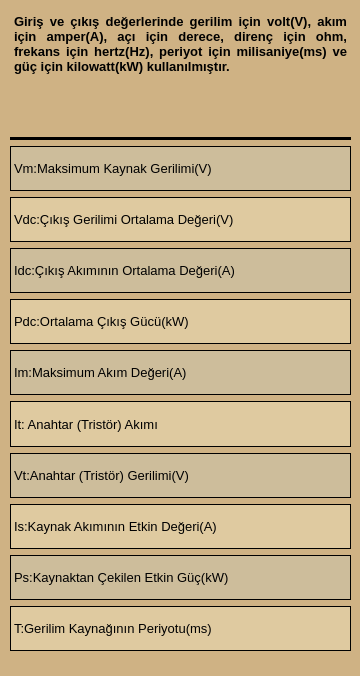
<?xml version="1.0" encoding="UTF-8"?>
<ui version="4.0">
 <class>Kisaltma</class>
 <widget class="QMainWindow" name="Kisaltma">
  <property name="geometry">
   <rect>
    <x>0</x>
    <y>0</y>
    <width>360</width>
    <height>676</height>
   </rect>
  </property>
  <property name="minimumSize">
   <size>
    <width>360</width>
    <height>663</height>
   </size>
  </property>
  <property name="maximumSize">
   <size>
    <width>360</width>
    <height>676</height>
   </size>
  </property>
  <property name="windowTitle">
   <string>Kısaltmalar</string>
  </property>
  <property name="windowIcon">
   <iconset>
    <normaloff>ImgArayuz/infoboxicon.png</normaloff>ImgArayuz/infoboxicon.png</iconset>
  </property>
  <property name="styleSheet">
   <string notr="true">background-color: #cfb284;
</string>
  </property>
  <property name="iconSize">
   <size>
    <width>30</width>
    <height>30</height>
   </size>
  </property>
  <widget class="QWidget" name="centralwidget">
   <property name="maximumSize">
    <size>
     <width>5000</width>
     <height>5000</height>
    </size>
   </property>
   <widget class="QWidget" name="verticalLayoutWidget">
    <property name="geometry">
     <rect>
      <x>10</x>
      <y>10</y>
      <width>341</width>
      <height>641</height>
     </rect>
    </property>
    <layout class="QVBoxLayout" name="verticalLayout">
     <item>
      <widget class="QTextBrowser" name="textBrowser">
       <property name="minimumSize">
        <size>
         <width>309</width>
         <height>121</height>
        </size>
       </property>
       <property name="maximumSize">
        <size>
         <width>5000</width>
         <height>121</height>
        </size>
       </property>
       <property name="styleSheet">
        <string notr="true">border: none;
</string>
       </property>
       <property name="midLineWidth">
        <number>121</number>
       </property>
       <property name="html">
        <string>&lt;!DOCTYPE HTML PUBLIC &quot;-//W3C//DTD HTML 4.0//EN&quot; &quot;http://www.w3.org/TR/REC-html40/strict.dtd&quot;&gt;
&lt;html&gt;&lt;head&gt;&lt;meta name=&quot;qrichtext&quot; content=&quot;1&quot; /&gt;&lt;style type=&quot;text/css&quot;&gt;
p, li { white-space: pre-wrap; }
&lt;/style&gt;&lt;/head&gt;&lt;body style=&quot; font-family:'MS Shell Dlg 2'; font-size:8.25pt; font-weight:400; font-style:normal;&quot;&gt;
&lt;p align=&quot;justify&quot; style=&quot; margin-top:0px; margin-bottom:0px; margin-left:0px; margin-right:0px; -qt-block-indent:0; text-indent:0px;&quot;&gt;&lt;span style=&quot; font-size:10pt; font-weight:600;&quot;&gt;Giriş ve çıkış değerlerinde gerilim için volt(V), akım için amper(A), açı için derece, direnç için ohm, frekans için hertz(Hz), periyot için milisaniye(ms) ve güç için kilowatt(kW) kullanılmıştır.&lt;/span&gt;&lt;/p&gt;&lt;/body&gt;&lt;/html&gt;</string>
       </property>
      </widget>
     </item>
     <item>
      <widget class="Line" name="line">
       <property name="styleSheet">
        <string notr="true">color: rgb(0, 0, 0);
background-color: rgb(0, 0, 0);</string>
       </property>
       <property name="orientation">
        <enum>Qt::Horizontal</enum>
       </property>
      </widget>
     </item>
     <item>
      <widget class="QLabel" name="label">
       <property name="font">
        <font>
         <pointsize>10</pointsize>
        </font>
       </property>
       <property name="styleSheet">
        <string notr="true">background-color:#CDBD9B;</string>
       </property>
       <property name="frameShape">
        <enum>QFrame::Panel</enum>
       </property>
       <property name="text">
        <string>Vm:Maksimum Kaynak Gerilimi(V)</string>
       </property>
      </widget>
     </item>
     <item>
      <widget class="QLabel" name="label_2">
       <property name="font">
        <font>
         <pointsize>10</pointsize>
        </font>
       </property>
       <property name="styleSheet">
        <string notr="true">background-color:#dfcaa0;</string>
       </property>
       <property name="frameShape">
        <enum>QFrame::Panel</enum>
       </property>
       <property name="text">
        <string>Vdc:Çıkış Gerilimi Ortalama Değeri(V)</string>
       </property>
      </widget>
     </item>
     <item>
      <widget class="QLabel" name="label_4">
       <property name="font">
        <font>
         <pointsize>10</pointsize>
        </font>
       </property>
       <property name="styleSheet">
        <string notr="true">background-color:#CDBD9B;</string>
       </property>
       <property name="frameShape">
        <enum>QFrame::Panel</enum>
       </property>
       <property name="text">
        <string>Idc:Çıkış Akımının Ortalama Değeri(A)</string>
       </property>
      </widget>
     </item>
     <item>
      <widget class="QLabel" name="label_7">
       <property name="font">
        <font>
         <pointsize>10</pointsize>
        </font>
       </property>
       <property name="styleSheet">
        <string notr="true">background-color:#dfcaa0;</string>
       </property>
       <property name="frameShape">
        <enum>QFrame::Panel</enum>
       </property>
       <property name="text">
        <string>Pdc:Ortalama Çıkış Gücü(kW)</string>
       </property>
      </widget>
     </item>
     <item>
      <widget class="QLabel" name="label_3">
       <property name="font">
        <font>
         <pointsize>10</pointsize>
        </font>
       </property>
       <property name="styleSheet">
        <string notr="true">background-color:#CDBD9B;</string>
       </property>
       <property name="frameShape">
        <enum>QFrame::Panel</enum>
       </property>
       <property name="text">
        <string>Im:Maksimum Akım Değeri(A)</string>
       </property>
      </widget>
     </item>
     <item>
      <widget class="QLabel" name="label_6">
       <property name="font">
        <font>
         <pointsize>10</pointsize>
        </font>
       </property>
       <property name="styleSheet">
        <string notr="true">background-color:#dfcaa0;</string>
       </property>
       <property name="frameShape">
        <enum>QFrame::Panel</enum>
       </property>
       <property name="text">
        <string>It: Anahtar (Tristör) Akımı</string>
       </property>
      </widget>
     </item>
     <item>
      <widget class="QLabel" name="label_9">
       <property name="font">
        <font>
         <pointsize>10</pointsize>
        </font>
       </property>
       <property name="styleSheet">
        <string notr="true">background-color:#CDBD9B;</string>
       </property>
       <property name="frameShape">
        <enum>QFrame::Panel</enum>
       </property>
       <property name="text">
        <string>Vt:Anahtar (Tristör) Gerilimi(V)</string>
       </property>
      </widget>
     </item>
     <item>
      <widget class="QLabel" name="label_5">
       <property name="font">
        <font>
         <pointsize>10</pointsize>
        </font>
       </property>
       <property name="styleSheet">
        <string notr="true">background-color:#dfcaa0;</string>
       </property>
       <property name="frameShape">
        <enum>QFrame::Panel</enum>
       </property>
       <property name="text">
        <string>Is:Kaynak Akımının Etkin Değeri(A)</string>
       </property>
      </widget>
     </item>
     <item>
      <widget class="QLabel" name="label_8">
       <property name="font">
        <font>
         <pointsize>10</pointsize>
        </font>
       </property>
       <property name="styleSheet">
        <string notr="true">background-color:#CDBD9B;</string>
       </property>
       <property name="frameShape">
        <enum>QFrame::Panel</enum>
       </property>
       <property name="text">
        <string>Ps:Kaynaktan Çekilen Etkin Güç(kW)</string>
       </property>
      </widget>
     </item>
     <item>
      <widget class="QLabel" name="label_10">
       <property name="font">
        <font>
         <pointsize>10</pointsize>
        </font>
       </property>
       <property name="styleSheet">
        <string notr="true">background-color:#dfcaa0;</string>
       </property>
       <property name="frameShape">
        <enum>QFrame::Panel</enum>
       </property>
       <property name="text">
        <string>T:Gerilim Kaynağının Periyotu(ms)</string>
       </property>
      </widget>
     </item>
    </layout>
   </widget>
  </widget>
 </widget>
 <resources/>
 <connections/>
</ui>
